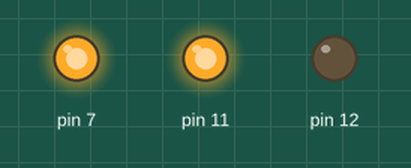
Bench run of a program on a simulated Raspberry Pi (header pin numbers). Shown: output pins drawn as LEDs (lit = HIGH).

Above: at 1.0 s.
At 2.5 s:
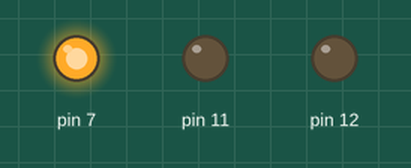
At 4.0 s:
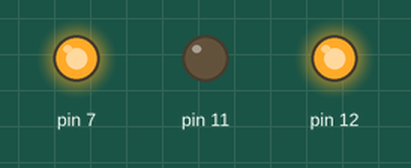
Timing chart, 0 to 7.8 s (numbered marks = the images above):
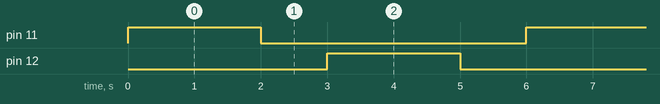

The program:

basic_dc_motor_test.py
```python
#	Basic DC Motor Program

import RPi.GPIO as GPIO
import time

GPIO.setmode(GPIO.BOARD)

GPIO.setup(7,GPIO.OUT)	#	M1_EN
GPIO.setup(11,GPIO.OUT)	#	M1
GPIO.setup(12,GPIO.OUT)	#	Out

GPIO.output(7,True)

try:
	while True:
		GPIO.output(11,True)
		GPIO.output(12,False)
		time.sleep(2)
		GPIO.output(11,False)
		GPIO.output(12,False)
		time.sleep(1)
		GPIO.output(11,False)
		GPIO.output(12,True)
		time.sleep(2)
		GPIO.output(11,False)
		GPIO.output(12,False)
		time.sleep(1)
except KeyboardInterrupt:
	GPIO.cleanup()
```

Measured:
- by itself, pin 11, pin 12: alternates HIGH for 2.0 s and LOW for 4.0 s
- by itself, everything shown: repeats every 6.0 s, in 4 steps
